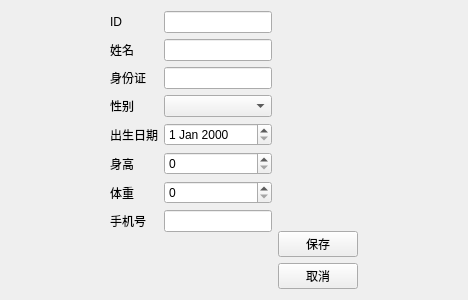
<?xml version="1.0" encoding="UTF-8"?>
<ui version="4.0">
 <class>PatientEditView</class>
 <widget class="QWidget" name="PatientEditView">
  <property name="geometry">
   <rect>
    <x>0</x>
    <y>0</y>
    <width>468</width>
    <height>300</height>
   </rect>
  </property>
  <property name="windowTitle">
   <string>编辑患者信息</string>
  </property>
  <layout class="QHBoxLayout" name="horizontalLayout">
   <item>
    <spacer name="horizontalSpacer">
     <property name="orientation">
      <enum>Qt::Orientation::Horizontal</enum>
     </property>
     <property name="sizeHint" stdset="0">
      <size>
       <width>61</width>
       <height>20</height>
      </size>
     </property>
    </spacer>
   </item>
   <item>
    <layout class="QFormLayout" name="formLayout">
     <item row="0" column="0">
      <widget class="QLabel" name="label">
       <property name="text">
        <string>ID</string>
       </property>
      </widget>
     </item>
     <item row="0" column="1">
      <widget class="QLineEdit" name="lineEdit"/>
     </item>
     <item row="1" column="0">
      <widget class="QLabel" name="label_2">
       <property name="text">
        <string>姓名</string>
       </property>
      </widget>
     </item>
     <item row="1" column="1">
      <widget class="QLineEdit" name="lineEdit_2"/>
     </item>
     <item row="2" column="0">
      <widget class="QLabel" name="label_3">
       <property name="text">
        <string>身份证</string>
       </property>
      </widget>
     </item>
     <item row="2" column="1">
      <widget class="QLineEdit" name="lineEdit_3"/>
     </item>
     <item row="3" column="0">
      <widget class="QLabel" name="label_4">
       <property name="text">
        <string>性别</string>
       </property>
      </widget>
     </item>
     <item row="3" column="1">
      <widget class="QComboBox" name="comboBox"/>
     </item>
     <item row="4" column="0">
      <widget class="QLabel" name="label_5">
       <property name="text">
        <string>出生日期</string>
       </property>
      </widget>
     </item>
     <item row="4" column="1">
      <widget class="QDateEdit" name="dateEdit"/>
     </item>
     <item row="5" column="0">
      <widget class="QLabel" name="label_6">
       <property name="text">
        <string>身高</string>
       </property>
      </widget>
     </item>
     <item row="5" column="1">
      <widget class="QSpinBox" name="spinBox"/>
     </item>
     <item row="6" column="0">
      <widget class="QLabel" name="label_7">
       <property name="text">
        <string>体重</string>
       </property>
      </widget>
     </item>
     <item row="6" column="1">
      <widget class="QSpinBox" name="spinBox_2"/>
     </item>
     <item row="7" column="0">
      <widget class="QLabel" name="label_8">
       <property name="text">
        <string>手机号</string>
       </property>
      </widget>
     </item>
     <item row="7" column="1">
      <widget class="QLineEdit" name="lineEdit_8"/>
     </item>
    </layout>
   </item>
   <item>
    <layout class="QVBoxLayout" name="verticalLayout_3">
     <item>
      <spacer name="verticalSpacer">
       <property name="orientation">
        <enum>Qt::Orientation::Vertical</enum>
       </property>
       <property name="sizeHint" stdset="0">
        <size>
         <width>20</width>
         <height>40</height>
        </size>
       </property>
      </spacer>
     </item>
     <item>
      <widget class="QPushButton" name="pushButton">
       <property name="text">
        <string>保存</string>
       </property>
      </widget>
     </item>
     <item>
      <widget class="QPushButton" name="pushButton_2">
       <property name="text">
        <string>取消</string>
       </property>
      </widget>
     </item>
    </layout>
   </item>
   <item>
    <spacer name="horizontalSpacer_2">
     <property name="orientation">
      <enum>Qt::Orientation::Horizontal</enum>
     </property>
     <property name="sizeHint" stdset="0">
      <size>
       <width>40</width>
       <height>20</height>
      </size>
     </property>
    </spacer>
   </item>
  </layout>
 </widget>
 <resources/>
 <connections/>
</ui>
